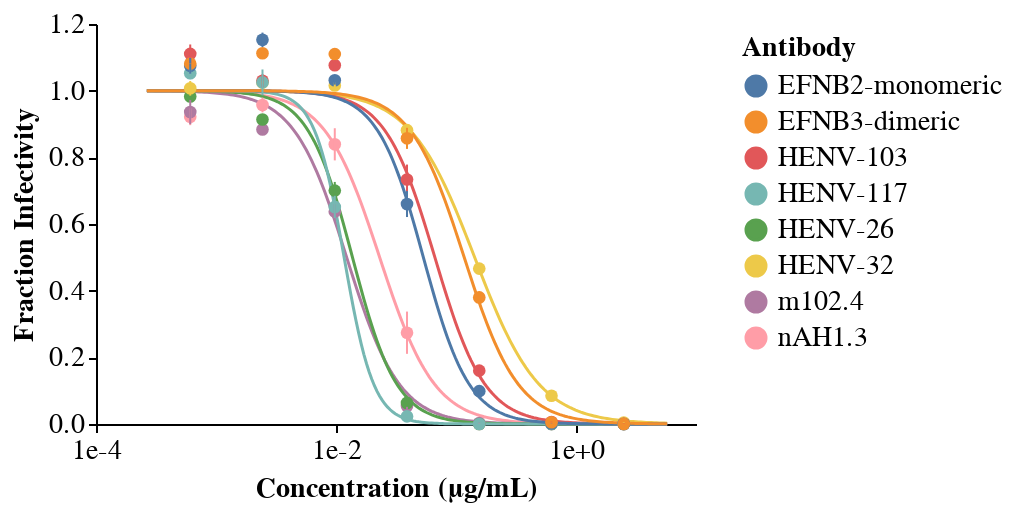

Notebook cell for this chart:
### Code cell
def plot_neut_curve(df):
    if receptor_flag:
        scale = alt.Scale(type='log')
        axis = alt.Axis(format='.0e',tickCount=3)
        title = 'Concentration (µM)'
        legend_title = 'Receptor'
    if sera_flag:
        scale = alt.Scale(type='log')
        axis = alt.Axis(format='.0e',tickCount=3)
        title = 'Sera Dilution'
        legend_title = 'Serum'
    if antibody_flag:
        scale = alt.Scale(type='log')
        axis = alt.Axis(format='.0e',tickCount=3)
        title = 'Concentration (µg/mL)'
        legend_title = 'Antibody'
    if vary_serum_flag:
        color_variable = 'serum'
    
    chart = (
        alt.Chart(df)
        .mark_line(size=1.5)
        .encode(
            x=alt.X(
                "concentration:Q",
                scale=scale,
                axis=axis,
                title=title,
            ),
            y=alt.Y(
                "fit:Q",
                title="Fraction Infectivity",
            ),
            color=alt.Color(color_variable, title=legend_title),
        )
    )
    circle = (
        alt.Chart(df)
        .mark_circle(size=40,opacity=1)
        .encode(
            x=alt.X(
                "concentration",
                scale=scale,
                axis=axis,
                title=title,
            ),
            y=alt.Y("measurement:Q", title="Fraction Infectivity"),
            color=alt.Color(color_variable, title=legend_title),
        )
    )
    error = (
        alt.Chart(df)
        .mark_errorbar(opacity=1)
        .encode(
            x="concentration",
            y=alt.Y("lower", title="Fraction Infectivity"),
            y2="upper",
            color=color_variable,
        )
    )
    plot = chart + circle + error
    plot = plot.properties(width=300,height=200)
    return plot


ephrin_curve = plot_neut_curve(neutcurve_df)
ephrin_curve.display()
ephrin_curve.save(output_png_path,ppi=300)

### Figure 1 — Vega-Lite specification as saved in the notebook (floating-point values rounded to 4 significant figures; data arrays with more than 128 entries replaced by an {"elided": "..."} marker saying what was removed)
{"config": {"background": "white", "title": {"fontSize": 20, "fontWeight": "normal", "font": "Helvetica", "anchor": "start", "color": "#000000", "orient": "top", "offset": 5, "subtitleColor": "gray", "subtitleFont": "Helvetica", "subtitleFontWeight": "normal", "subtitleFontSize": 18, "subtitlePadding": 2}, "axis": {"domain": true, "domainColor": "black", "domainWidth": 1, "grid": false, "gridColor": "#DEDDDD", "gridWidth": 0.5, "labelFont": "Helvetica", "labelFontSize": 14, "labelFlush": false, "labelFontWeight": "normal", "labelPadding": 2, "tickColor": "black", "tickSize": 4, "tickWidth": 1, "titleFont": "Helvetica", "titleAlign": "center", "titleFontWeight": "bold", "titleFontSize": 14, "titlePadding": 5}, "legend": {"labelFont": "Helvetica", "labelFontSize": 14, "symbolSize": 100, "titleFont": "Helvetica", "titleFontSize": 14, "titleFontWeight": "bold", "padding": 5, "titleLimit": 200, "gradientLength": 100}, "range": {"category": ["#4e79a7", "#f28e2c", "#e15759", "#76b7b2", "#59a14f", "#edc949", "#af7aa1", "#ff9da7", "#9c755f", "#bab0ab"], "diverging": ["#c7e9b4", "#7fcdbb", "#41b6c4", "#1d91c0", "#225ea8", "#253494"]}, "view": {"stroke": "transparent", "strokeWidth": 0}, "text": {"font": "Helvetica Light", "fontSize": 14}}, "layer": [{"mark": {"type": "line", "size": 1.5}, "encoding": {"color": {"field": "serum", "title": "Antibody", "type": "nominal"}, "x": {"axis": {"format": ".0e", "tickCount": 3}, "field": "concentration", "scale": {"type": "log"}, "title": "Concentration (µg/mL)", "type": "quantitative"}, "y": {"field": "fit", "title": "Fraction Infectivity", "type": "quantitative"}}}, {"mark": {"type": "circle", "opacity": 1, "size": 40}, "encoding": {"color": {"field": "serum", "title": "Antibody", "type": "nominal"}, "x": {"axis": {"format": ".0e", "tickCount": 3}, "field": "concentration", "scale": {"type": "log"}, "title": "Concentration (µg/mL)", "type": "quantitative"}, "y": {"field": "measurement", "title": "Fraction Infectivity", "type": "quantitative"}}}, {"mark": {"type": "errorbar", "opacity": 1}, "encoding": {"color": {"field": "serum", "type": "nominal"}, "x": {"field": "concentration", "type": "quantitative"}, "y": {"field": "lower", "title": "Fraction Infectivity", "type": "quantitative"}, "y2": {"field": "upper"}}}], "data": {"name": "data-1f2aa782c03abc6fbaf5881e5edf7c3a"}, "height": 200, "width": 300, "$schema": "https://vega.github.io/schema/vega-lite/v5.20.1.json", "datasets": {"data-1f2aa782c03abc6fbaf5881e5edf7c3a": {"elided": "1656 records"}}}
